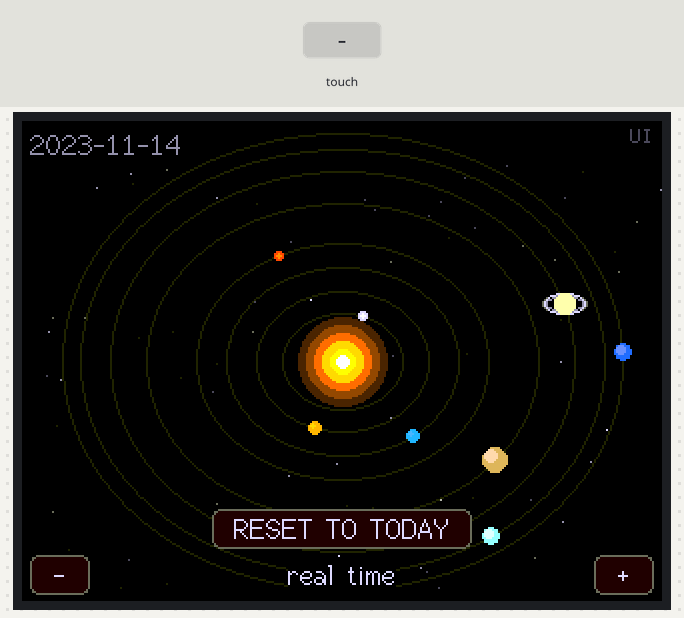
Simulated run of this program. Board: ESP32. Shown: 320×240 colour display. The inputs (shaded band) are chosen by the test bench. Random numbers use the default seed unless the program sets one; what the program prints to the serial monitor is not drawn.

Above: at 1.4 s.
1.5 s: touch panel pressed at 87 % / 10 % of its raw x / y range
At 2.3 s:
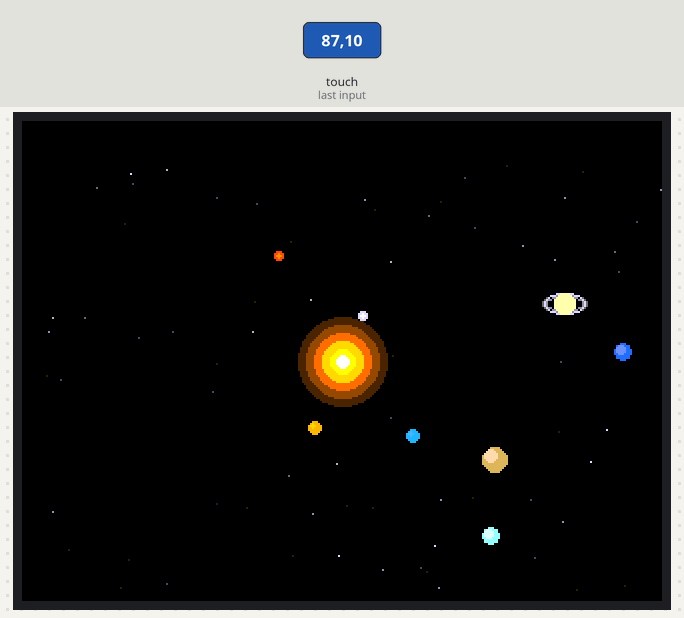
Timing chart, 0 to 4.5 s (numbered marks = the images above; inputs shaded):
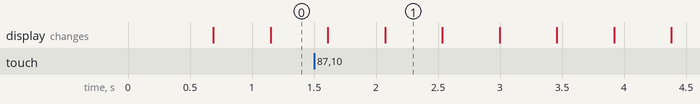

The program:

main.cpp
```cpp
// Solar System orrery for ESP32-2432S028 (CYD2USB).
// Real heliocentric longitudes from J2000 mean elements + mean daily motion (Kepler-exact ratios).
// No RTC/internet: "today" = the firmware build date (__DATE__), so reflashing re-syncs to the day.
// Flicker-free 8bpp sprite. Driver MUST be ILI9341_2_DRIVER (platformio.ini).
//
// Touch:
//   - top-right corner  -> show / hide UI (orbit rings, date, button)
//   - "RESET TO TODAY"  -> snap planets to real positions for the build date, real time
#include <Arduino.h>
#include <TFT_eSPI.h>
#include <SPI.h>
#include <XPT2046_Touchscreen.h>
#include <math.h>
#include <string.h>

TFT_eSPI tft = TFT_eSPI();
TFT_eSprite fb = TFT_eSprite(&tft);

int SCR_W, SCR_H, CX, CY;

// ---- Touch ----
#define T_CS 33
#define T_IRQ 36
#define T_CLK 25
#define T_MOSI 32
#define T_MISO 39
SPIClass touchSPI(VSPI);
XPT2046_Touchscreen ts(T_CS, T_IRQ);

struct Planet {
  int   orbit;     // screen orbit radius (px) — legibility, NOT to AU scale
  int   size;
  uint16_t col, hi;
  bool  ring;
};

#define N 8
Planet planets[N] = {
  {  26, 2, TFT_LIGHTGREY, TFT_WHITE, false }, // Mercury
  {  37, 3, 0xFDA0,        0xFEE0,    false }, // Venus
  {  50, 3, 0x2D7F,        0x5DFF,    false }, // Earth
  {  63, 2, 0xF2A0,        0xFC00,    false }, // Mars
  {  84, 6, 0xDDC8,        0xFEF0,    false }, // Jupiter
  { 100, 5, 0xF7B0,        0xFFD0,    true  }, // Saturn
  { 112, 4, 0x9FFF,        0xCFFF,    false }, // Uranus
  { 120, 4, 0x33DF,        0x6CFF,    false }, // Neptune
};

// Mean longitude at J2000 (deg) and mean daily motion (deg/day = 360 / sidereal period).
const float L0[N] = { 252.25084f, 181.97973f, 100.46435f, 355.45332f,
                       34.40438f,  49.94432f, 313.23218f, 304.88003f };
const float NDAY[N] = { 4.0923351f, 1.6021303f, 0.9856091f, 0.5240208f,
                        0.0830912f, 0.0334597f, 0.0117308f, 0.0059811f };

#define NSTARS 80
int16_t  starX[NSTARS], starY[NSTARS];
uint8_t  starB[NSTARS], starPh[NSTARS];

bool     uiVisible = true;
uint32_t lastMs = 0;
float    tsec = 0;
double   simSeconds = 0;       // seconds elapsed since boot (real time)
double   buildEpochDays = 0;   // days from J2000 to the build date
int      bY, bM, bD;           // parsed build date
bool     wasTouched = false;

#define ORBIT_COL 0x2104
#define SCALE_X 1.17f      // widen orbits horizontally (~+20px at the rim)
#define SCALE_Y 0.95f      // taller orbits vertically (~+40px at the rim)
#define DEG2RAD 0.01745329f

// ---- date helpers ----
long gregToJDN(int y, int m, int d) {
  long a = (14 - m) / 12, yy = y + 4800 - a, mm = m + 12 * a - 3;
  return d + (153 * mm + 2) / 5 + 365 * yy + yy / 4 - yy / 100 + yy / 400 - 32045;
}
void jdnToGreg(long jdn, int &y, int &m, int &d) {
  long a = jdn + 32044, b = (4 * a + 3) / 146097, c = a - (146097 * b) / 4;
  long dd = (4 * c + 3) / 1461, e = c - (1461 * dd) / 4, mm = (5 * e + 2) / 153;
  d = e - (153 * mm + 2) / 5 + 1;
  m = mm + 3 - 12 * (mm / 10);
  y = 100 * b + dd - 4800 + mm / 10;
}
void parseBuildDate() {
  const char *mn = "JanFebMarAprMayJunJulAugSepOctNovDec";
  char mon[4] = {0};
  sscanf(__DATE__, "%3s %d %d", mon, &bD, &bY);
  const char *p = strstr(mn, mon);
  bM = p ? (int)((p - mn) / 3) + 1 : 1;
  buildEpochDays = (double)(gregToJDN(bY, bM, bD) - 2451545L); // JDN 2451545 = 2000-01-01
}

uint16_t dim565(uint16_t c, uint8_t num, uint8_t den) {
  uint8_t r = (c >> 11) & 0x1F, g = (c >> 5) & 0x3F, b = c & 0x1F;
  return ((r * num / den) << 11) | ((g * num / den) << 5) | (b * num / den);
}

void seedStars() {
  for (int i = 0; i < NSTARS; i++) {
    starX[i] = random(SCR_W); starY[i] = random(SCR_H);
    starB[i] = 70 + random(150); starPh[i] = random(255);
    if (abs(starX[i] - CX) < 20 && abs(starY[i] - CY) < 20) starY[i] = (starY[i] + 60) % SCR_H;
  }
}
void drawStars() {
  for (int i = 0; i < NSTARS; i++) {
    float tw = 0.6f + 0.4f * sinf(tsec * 2.0f + starPh[i]);
    uint8_t v = (uint8_t)(starB[i] * tw);
    fb.drawPixel(starX[i], starY[i], fb.color565(v, v, v));
  }
}
void drawOrbits() {
  for (int i = 0; i < N; i++)
    fb.drawEllipse(CX, CY, (int)(planets[i].orbit * SCALE_X), (int)(planets[i].orbit * SCALE_Y), ORBIT_COL);
}
void drawSun() {
  fb.fillCircle(CX, CY, 22, 0x4140);
  fb.fillCircle(CX, CY, 18, 0x8200);
  fb.fillCircle(CX, CY, 14, 0xFB00);
  fb.fillCircle(CX, CY, 10, 0xFE40);
  fb.fillCircle(CX, CY,  6, 0xFFE0);
  fb.fillCircle(CX, CY,  3, 0xFFFF);
}
void drawPlanet(Planet &pl, float angle) {
  int x = CX + (int)(cosf(angle) * pl.orbit * SCALE_X);
  int y = CY + (int)(sinf(angle) * pl.orbit * SCALE_Y);
  if (pl.ring) {
    fb.drawEllipse(x, y, pl.size + 6, (pl.size + 6) / 2, dim565(0xC618, 1, 2));
    fb.drawEllipse(x, y, pl.size + 5, (pl.size + 5) / 2, 0xC618);
    fb.drawEllipse(x, y, pl.size + 4, (pl.size + 4) / 2, 0x9CD3);
  }
  fb.fillCircle(x, y, pl.size, pl.col);
  fb.fillCircle(x - pl.size / 3, y - pl.size / 3, max(1, pl.size / 2), pl.hi);
}

// UI geometry (set in setup)
int rstX, rstY, rstW = 130, rstH = 20;     // reset button
int minX, plsX, spdY, spW = 30, spH = 20;  // speed -/+ buttons
int warpIdx = 0;
const double WARP[6] = { 1.0, 3600.0, 86400.0, 604800.0, 2629800.0, 31557600.0 };
const char  *WLAB[6] = { "real time", "1 hr/s", "1 day/s", "1 week/s", "1 month/s", "1 year/s" };

void drawBtn(int x, int y, int w, int h, const char *label) {
  fb.fillRoundRect(x, y, w, h, 4, 0x20E4);
  fb.drawRoundRect(x, y, w, h, 4, 0x6B6D);
  fb.setTextColor(0xCE59, 0x20E4);
  fb.setTextDatum(MC_DATUM);
  fb.drawString(label, x + w / 2, y + h / 2, 2);
}

void drawUI() {
  // current sim date
  long jdn = lround(2451545.0 + buildEpochDays + simSeconds / 86400.0);
  int y, m, d; jdnToGreg(jdn, y, m, d);
  char buf[24]; snprintf(buf, sizeof(buf), "%04d-%02d-%02d", y, m, d);
  fb.setTextColor(0x8C71, TFT_BLACK);
  fb.setTextDatum(TL_DATUM);
  fb.drawString(buf, 4, 4, 2);

  drawBtn(rstX, rstY, rstW, rstH, "RESET TO TODAY");      // reset
  drawBtn(minX, spdY, spW, spH, "-");                     // slower
  drawBtn(plsX, spdY, spW, spH, "+");                     // faster
  fb.setTextColor(0xCE59, TFT_BLACK);                     // speed label
  fb.setTextDatum(MC_DATUM);
  fb.drawString(WLAB[warpIdx], CX, spdY + spH / 2, 2);

  fb.setTextColor(0x4208, TFT_BLACK);                     // toggle hint
  fb.setTextDatum(TR_DATUM);
  fb.drawString("UI", SCR_W - 4, 4, 1);
}

void setup() {
  Serial.begin(115200);
  randomSeed(esp_random());
  parseBuildDate();

  tft.init();
  tft.setRotation(1);
  SCR_W = tft.width(); SCR_H = tft.height(); CX = SCR_W / 2; CY = SCR_H / 2;
  rstX = CX - rstW / 2; rstY = SCR_H - rstH - 26;          // reset row
  minX = 4; plsX = SCR_W - 4 - spW; spdY = SCR_H - spH - 3; // speed row

  pinMode(TFT_BL, OUTPUT); digitalWrite(TFT_BL, HIGH);
  touchSPI.begin(T_CLK, T_MISO, T_MOSI, T_CS);
  ts.begin(touchSPI); ts.setRotation(1);

  tft.fillScreen(TFT_BLACK);
  fb.setColorDepth(8);
  if (!fb.createSprite(SCR_W, SCR_H)) Serial.println("Sprite alloc FAILED");
  Serial.printf("Build date %04d-%02d-%02d  J2000+%.1f d\n", bY, bM, bD, buildEpochDays);

  seedStars();
  lastMs = millis();
}

void handleTouch() {
  bool now = ts.touched();
  if (now && !wasTouched) {                 // act on press edge only
    TS_Point p = ts.getPoint();
    int px = constrain(map(p.x, 0, 4095, 0, SCR_W), 0, SCR_W);
    int py = constrain(map(p.y, 0, 4095, 0, SCR_H), 0, SCR_H);

    // top-right corner -> toggle UI
    if (px > SCR_W * 0.72f && py < SCR_H * 0.28f) {
      uiVisible = !uiVisible;
    } else if (uiVisible && py > rstY - 6 && py < rstY + rstH + 6 &&
               px > rstX && px < rstX + rstW) {
      simSeconds = 0; warpIdx = 0;           // reset to build date, real time
    } else if (uiVisible && py > spdY - 6 && py < spdY + spH + 6) {
      if (px < minX + spW + 8) warpIdx = max(0, warpIdx - 1);          // slower
      else if (px > plsX - 8)  warpIdx = min(5, warpIdx + 1);          // faster
    }
  }
  wasTouched = now;
}

void loop() {
  uint32_t nowMs = millis();
  float dt = (nowMs - lastMs) / 1000.0f;
  lastMs = nowMs;
  if (dt > 0.1f) dt = 0.1f;
  tsec += dt;
  simSeconds += (double)dt * WARP[warpIdx];  // time warp

  handleTouch();

  double D = buildEpochDays + simSeconds / 86400.0;   // days since J2000

  fb.fillSprite(TFT_BLACK);
  drawStars();
  if (uiVisible) drawOrbits();
  drawSun();
  for (int i = 0; i < N; i++) {
    float a = (float)((L0[i] + NDAY[i] * D) * DEG2RAD);
    drawPlanet(planets[i], a);
  }
  if (uiVisible) drawUI();

  fb.pushSprite(0, 0);
}
```
